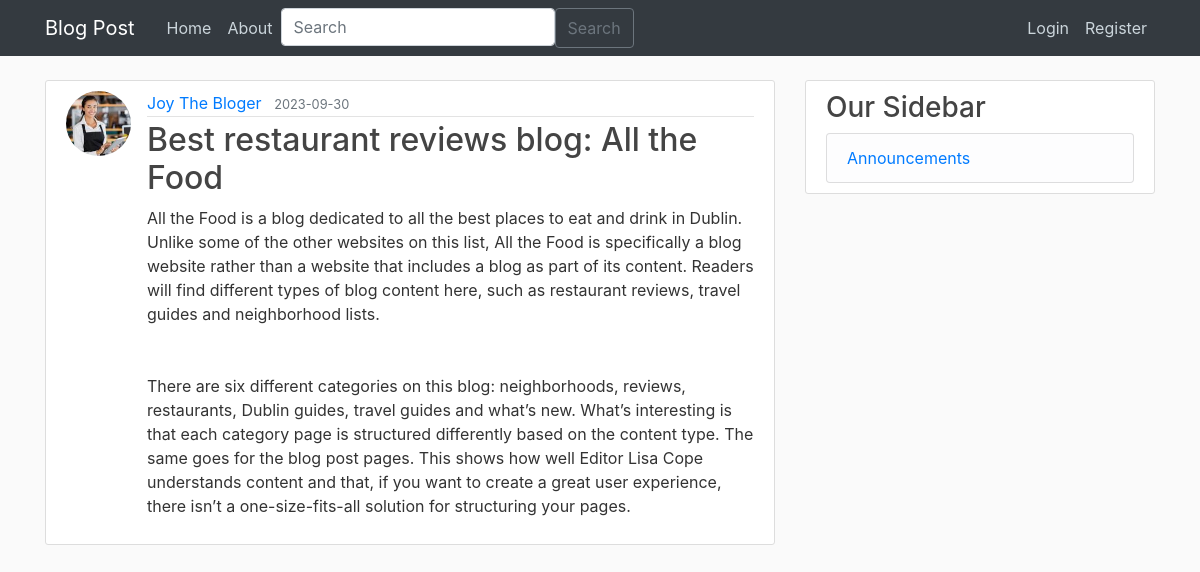
Screenshot of /blog/post/23 with the database file from the repository.
### flaskproject/models.py (models this page shows, shortened)
class User(db.Model, UserMixin):
    id = db.Column(db.Integer, primary_key=True)
    username = db.Column(db.String(20), unique=True, nullable=False)
    email = db.Column(db.String(120), unique=True, nullable=False)
    image_file = db.Column(db.String(20), nullable=False, default="default.jpg")
    password = db.Column(db.String(60), nullable=False)
    posts = db.relationship("Post", backref="author", lazy=True)

class Post(db.Model):
    id = db.Column(db.Integer, primary_key=True)
    title = db.Column(db.String(100), nullable=False)
    date_posted = db.Column(db.DateTime, nullable=False, default=datetime.utcnow)
    content = db.Column(db.Text, nullable=False)
    user_id = db.Column(db.Integer, db.ForeignKey("user.id"), nullable=False)

### flaskproject/posts/routes.py (the view)
@posts.route("/post/<int:post_id>")
def post(post_id):
    post = Post.query.get_or_404(
        post_id
    )  # give the post with this id if exist or 404 if doesn't
    return render_template("post.html", title=post.title, post=post)

### flaskproject/posts/forms.py
class SearchForm(FlaskForm):
    searched = StringField("Searched", validators=[DataRequired()])
    submit = SubmitField("Submit")

### flaskproject/posts/routes.py (called while the page is built)
@posts.app_context_processor
def base():
    form = SearchForm()
    return dict(form=form)

### flaskproject/templates/post.html (shortened to what this page needs)
{% extends "layout.html" %}
{% block content %}
  <article class="media content-section">
    <img class="rounded-circle article-img" src="{{ url_for('static', filename='profile_pics/' + post.author.image_file) }}">
    <div class="media-body">
      <div class="article-metadata">
        <a class="mr-2" href="{{ url_for('users.user_posts', username=post.author.username) }}">{{ post.author.username }}</a>
        <small class="text-muted">{{ post.date_posted.strftime('%Y-%m-%d') }}</small>
      </div>
      <h2 class="article-title">{{ post.title }}</h2>
      <p class="article-content">{{ post.content }}</p>
    </div>
  </article>
{% endblock content %}

### flaskproject/static/main.css (style rules this page uses)
body { background: #fafafa; color: #333333; margin-top: 5rem; }
h1, h2, h3, h4, h5, h6 { color: #444444; }
.content-section { background: #ffffff; padding: 10px 20px; border: 1px solid #dddddd; border-radius: 3px; margin-bottom: 20px; }
.article-title { color: #444444; }
.article-content { white-space: pre-line; }
.article-img { height: 65px; width: 65px; margin-right: 16px; }
.article-metadata { padding-bottom: 1px; margin-bottom: 4px; border-bottom: 1px solid #e3e3e3 }

### rows the page displays
User: image_file (picture), author.username "Joy The Bloger"
Post: date_posted "2023-09-30", title "Best restaurant reviews blog: All the Food", content "All the Food is a blog dedicated to all the best places to eat and drink in Dublin. Unlike some of the other websites on this list, All the Food is specifically a blog website rather than a website that includes a blog as part of its content. Readers will find different types of blog content here, such as restaurant reviews, travel guides and neighborhood lists. There are six different categories on this blog: neighborhoods, reviews, restaurants, Dublin guides, travel guides and what’s new. What’s interesting is that each category page is structured differently based on the content type. The same goes for the blog post pages. This shows how well Editor Lisa Cope understands content and…"
